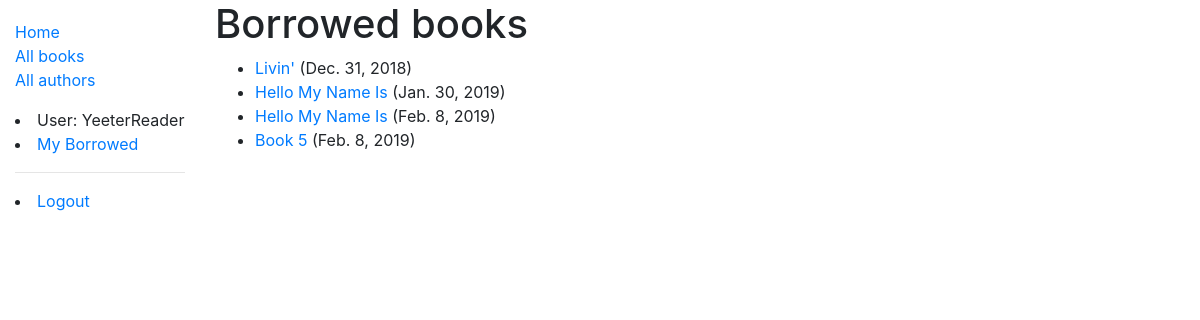
/catalog/mybooks/ (signed in), run on the app's committed database.
### catalog/models.py (models this page shows, shortened)
class BookInstance(models.Model):
    id = models.UUIDField(primary_key=True, default=uuid.uuid4, help_text='Unique ID for this particular book across whole library')
    book = models.ForeignKey('Book', on_delete=models.SET_NULL, null=True)
    imprint = models.CharField(max_length=200)
    due_back = models.DateField(null=True, blank=True)
    borrower = models.ForeignKey(User, on_delete=models.SET_NULL, null=True)
    LOAN_STATUS = (
        ('m', 'Maintenance'),
        ('o', 'On loan'),
        ('a', 'Available'),
        ('r', 'Reserved'),
    )
    status = models.CharField(
        max_length=1,
        choices=LOAN_STATUS,
        blank=True,
        default='m',
        help_text='Book availability',
    )
    class Meta:
        ordering = ['due_back']
        permissions = (("can_mark_returned", "Set book as returned"),)

class Book(models.Model):
    title = models.CharField(max_length=200)
    author = models.ForeignKey('Author', on_delete=models.SET_NULL, null=True)
    summary = models.TextField(max_length = 1000, help_text='Enter a brief ' +
    'description of the book')
    isbn = models.CharField('ISBN', max_length=13, help_text='13 Character ' +
    '<a href="https://www.isbn-international.org/content/what-isbn">ISBN ' +
    'number</a>')
    genre = models.ManyToManyField(Genre, help_text='Select a genre for this ' +
    'book')
    language = models.ManyToManyField('Language', help_text='Select a ' +
    'language')
    def display_genre(self):
        """Create a string for the Genre. This is required to display genre in Admin."""
        return ', '.join(genre.name for genre in self.genre.all()[:3])
    display_genre.short_description = 'Genre'
    def display_language(self):
        """Create a string for the Language. This is required to display genre in Admin."""
        return ', '.join(language.name for language in self.language.all()[:3])
    display_language.short_description = 'Language'

### catalog/views.py (the view)
# urls.py: path('mybooks/', views.LoanedBooksByUserListView.as_view(), name='my-borrowed'),
class LoanedBooksByUserListView(LoginRequiredMixin,generic.ListView):
    model = BookInstance
    template_name ='catalog/bookinstance_list_borrowed_user.html'
    paginate_by = 10
    def get_queryset(self):
        return BookInstance.objects.filter(borrower=self.request.user).filter(status__exact='o').order_by('due_back')
        from django.contrib.auth.mixins import LoginRequiredMixin

### catalog/templates/catalog/bookinstance_list_borrowed_user.html
{% extends "base_generic.html" %}
{% block content %}
    <h1>Borrowed books</h1>
    {% if bookinstance_list %}
    <ul>
      {% for bookinst in bookinstance_list %}
      <li class="{% if bookinst.is_overdue %}text-danger{% endif %}">
        <a href="{% url 'book-detail' bookinst.book.pk %}">{{bookinst.book.title}}</a> ({{ bookinst.due_back }})
      </li>
      {% endfor %}
    </ul>
    {% else %}
      <p>There are no books borrowed.</p>
    {% endif %}
{% endblock %}

### catalog/templates/base_generic.html (shortened to what this page needs)
<!DOCTYPE html>
<html lang="en">
<head>
  <link rel="stylesheet" href="https://stackpath.bootstrapcdn.com/bootstrap/4.1.3/css/bootstrap.min.css">
  {% load static %}
  <link rel="stylesheet" href="{% static 'css/styles.css' %}">
</head>
<body>
  <div class="container-fluid">
    <div class="row">
      <div class="col-sm-2">
      {% block sidebar %}
        <ul class="sidebar-nav">
          <li><a href="{% url 'index' %}">Home</a></li>
          <li><a href="{% url 'books' %}">All books</a></li>
          <li><a href="{% url 'authors' %}">All authors</a></li>
        </ul>
        {% if user.is_authenticated %}
         <li>User: {{ user.get_username }}</li>
         <li><a href="{% url 'my-borrowed' %}?next={{request.path}}">My Borrowed</a></li>
         <hr>
         <li><a href="{% url 'logout'%}?next={{request.path}}">Logout</a></li>
        {% else %}
         <li><a href="{% url 'login'%}?next={{request.path}}">Login</a></li>
        {% endif %}
      {% endblock %}
      </div>
      <div class="col-sm-10 ">{% block content %}{% endblock %}
      </div>
    </div>
  </div>
</body>
</html>

### catalog/static/css/styles.css (style rules this page uses)
.sidebar-nav { margin-top: 20px; padding: 0; list-style: none; }

### data on the page
BookInstance: book "Livin'", due_back "Dec. 31, 2018"
BookInstance: book "Hello My Name Is", due_back "Jan. 30, 2019"
BookInstance: book "Hello My Name Is", due_back "Feb. 8, 2019"
BookInstance: book "Book 5", due_back "Feb. 8, 2019"

### other printed values
{{ user.get_username }} "YeeterReader"
